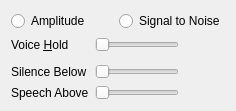
        <widget class="QWidget" name="qwVAD">
         <layout class="QGridLayout">
          <item row="1" column="2">
           <widget class="QLabel" name="qlTransmitHold">
            <property name="minimumSize">
             <size>
              <width>40</width>
              <height>0</height>
             </size>
            </property>
            <property name="text">
             <string/>
            </property>
           </widget>
          </item>
          <item row="3" column="0">
           <widget class="QLabel" name="qliTransmitMin">
            <property name="text">
             <string>Silence Below</string>
            </property>
            <property name="buddy">
             <cstring>qsTransmitMin</cstring>
            </property>
           </widget>
          </item>
          <item row="1" column="1">
           <widget class="SemanticSlider" name="qsTransmitHold">
            <property name="toolTip">
             <string>How long to keep transmitting after silence</string>
            </property>
            <property name="whatsThis">
             <string>&lt;b&gt;This selects how long after a perceived stop in speech transmission should continue.&lt;/b&gt;&lt;br /&gt;Set this higher if your voice breaks up when you speak (seen by a rapidly blinking voice icon next to your name).</string>
            </property>
            <property name="accessibleName">
             <string>Voice hold time</string>
            </property>
            <property name="minimum">
             <number>20</number>
            </property>
            <property name="maximum">
             <number>250</number>
            </property>
            <property name="orientation">
             <enum>Qt::Horizontal</enum>
            </property>
           </widget>
          </item>
          <item row="2" column="1">
           <widget class="AudioBar" name="abSpeech" native="true">
            <property name="maximumSize">
             <size>
              <width>16777215</width>
              <height>10</height>
             </size>
            </property>
            <property name="toolTip">
             <string>Current speech detection chance</string>
            </property>
            <property name="whatsThis">
             <string>&lt;b&gt;This shows the current speech detection settings.&lt;/b&gt;&lt;br /&gt;You can change the settings from the Settings dialog or from the Audio Wizard.</string>
            </property>
            <property name="accessibleName">
             <string>Current speech detection chance</string>
            </property>
           </widget>
          </item>
          <item row="1" column="0">
           <widget class="QLabel" name="qliTransmitHold">
            <property name="text">
             <string>Voice &amp;Hold</string>
            </property>
            <property name="buddy">
             <cstring>qsTransmitHold</cstring>
            </property>
           </widget>
          </item>
          <item row="0" column="0" colspan="3">
           <layout class="QHBoxLayout">
            <item>
             <widget class="QRadioButton" name="qrbAmplitude">
              <property name="toolTip">
               <string>Use Amplitude based speech detection</string>
              </property>
              <property name="whatsThis">
               <string>&lt;b&gt;This sets speech detection to use Amplitude.&lt;/b&gt;&lt;br /&gt;In this mode, the raw strength of the input signal is used to detect speech.</string>
              </property>
              <property name="text">
               <string>Amplitude</string>
              </property>
             </widget>
            </item>
            <item>
             <widget class="QRadioButton" name="qrbSNR">
              <property name="toolTip">
               <string>Use SNR based speech detection</string>
              </property>
              <property name="whatsThis">
               <string>&lt;b&gt;This sets speech detection to use Signal to Noise ratio.&lt;/b&gt;&lt;br /&gt;In this mode, the input is analyzed for something resembling a clear signal, and the clarity of that signal is used to trigger speech detection.</string>
              </property>
              <property name="text">
               <string>Signal to Noise</string>
              </property>
             </widget>
            </item>
           </layout>
          </item>
          <item row="4" column="0">
           <widget class="QLabel" name="qliTransmitMax">
            <property name="text">
             <string>Speech Above</string>
            </property>
            <property name="buddy">
             <cstring>qsTransmitMax</cstring>
            </property>
           </widget>
          </item>
          <item row="3" column="1">
           <widget class="SemanticSlider" name="qsTransmitMin">
            <property name="toolTip">
             <string>Signal values below this count as silence</string>
            </property>
            <property name="whatsThis">
             <string>&lt;b&gt;This sets the trigger values for voice detection.&lt;/b&gt;&lt;br /&gt;Use this together with the Audio Statistics window to manually tune the trigger values for detecting speech. Input values below &quot;Silence Below&quot; always count as silence. Values above &quot;Speech Above&quot; always count as voice. Values in between will count as voice if you're already talking, but will not trigger a new detection.</string>
            </property>
            <property name="accessibleName">
             <string>Silence below threshold</string>
            </property>
            <property name="accessibleDescription">
             <string>This sets the threshold when Mumble will definitively consider a signal silence</string>
            </property>
            <property name="minimum">
             <number>1</number>
            </property>
            <property name="maximum">
             <number>32767</number>
            </property>
            <property name="singleStep">
             <number>100</number>
            </property>
            <property name="pageStep">
             <number>1000</number>
            </property>
            <property name="orientation">
             <enum>Qt::Horizontal</enum>
            </property>
           </widget>
          </item>
          <item row="4" column="1">
           <widget class="SemanticSlider" name="qsTransmitMax">
            <property name="toolTip">
             <string>Signal values above this count as voice</string>
            </property>
            <property name="whatsThis">
             <string>&lt;b&gt;This sets the trigger values for voice detection.&lt;/b&gt;&lt;br /&gt;Use this together with the Audio Statistics window to manually tune the trigger values for detecting speech. Input values below &quot;Silence Below&quot; always count as silence. Values above &quot;Speech Above&quot; always count as voice. Values in between will count as voice if you're already talking, but will not trigger a new detection.</string>
            </property>
            <property name="accessibleName">
             <string>Speech above threshold</string>
            </property>
            <property name="accessibleDescription">
             <string>This sets the threshold when Mumble will definitively consider a signal speech</string>
            </property>
            <property name="minimum">
             <number>1</number>
            </property>
            <property name="maximum">
             <number>32767</number>
            </property>
            <property name="singleStep">
             <number>100</number>
            </property>
            <property name="pageStep">
             <number>1000</number>
            </property>
            <property name="orientation">
             <enum>Qt::Horizontal</enum>
            </property>
           </widget>
          </item>
         </layout>
        </widget>
